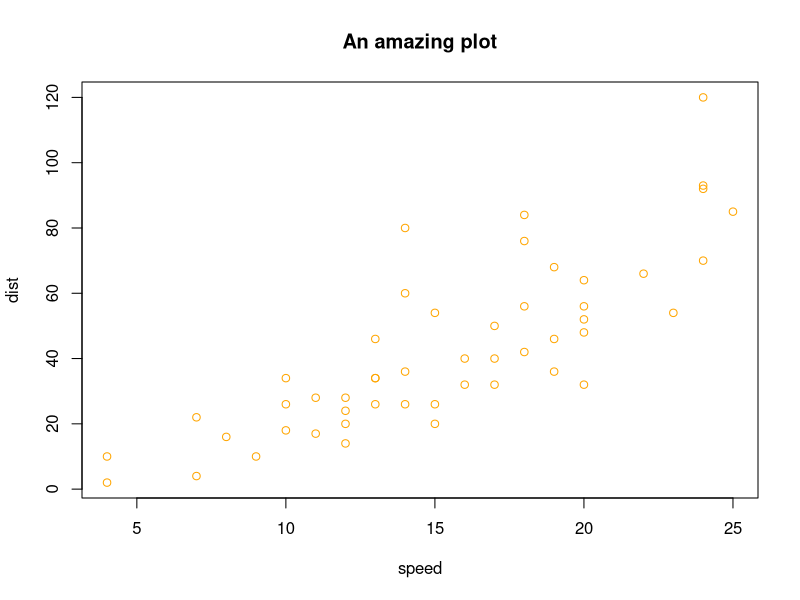

Reproduce this figure in R.
## ---- chunk 1
#| label: plot-cars

# plot the cars dataset
plot(cars,
     col = "orange",
     main = "An amazing plot")
## ---- chunk 2
#| echo: false
#| label: do-math
2 * 2
